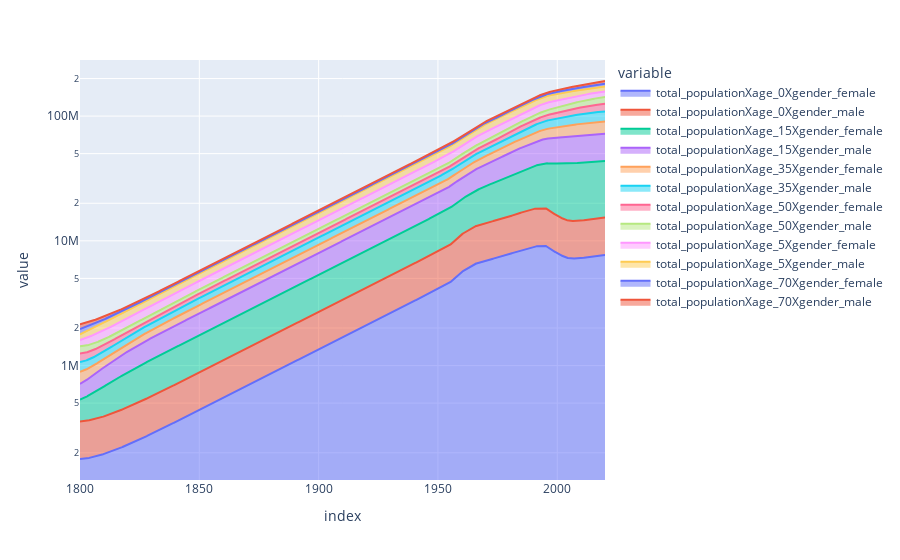

The cell this chart's notebook holds for it:
### Code cell
pop.plot.area(log_y=True)

### Figure 1 — Plotly figure (JSON) as saved in the notebook; plotly's stock layout.template omitted (floating-point values rounded to 4 significant figures; data arrays with more than 128 entries replaced by an {"elided": "..."} marker saying what was removed)
{"data": [{"fillpattern": {"shape": ""}, "hovertemplate": "variable=total_populationXage_0Xgender_female<br>index=%{x}<br>value=%{y}<extra></extra>", "legendgroup": "total_populationXage_0Xgender_female", "line": {"color": "#636efa"}, "marker": {"symbol": "circle"}, "mode": "lines", "name": "total_populationXage_0Xgender_female", "orientation": "v", "showlegend": true, "stackgroup": "1", "type": "scatter", "x": {"elided": "2201 float values"}, "xaxis": "x", "y": {"elided": "2201 float values"}, "yaxis": "y"}, {"fillpattern": {"shape": ""}, "hovertemplate": "variable=total_populationXage_0Xgender_male<br>index=%{x}<br>value=%{y}<extra></extra>", "legendgroup": "total_populationXage_0Xgender_male", "line": {"color": "#EF553B"}, "marker": {"symbol": "circle"}, "mode": "lines", "name": "total_populationXage_0Xgender_male", "orientation": "v", "showlegend": true, "stackgroup": "1", "type": "scatter", "x": {"elided": "2201 float values"}, "xaxis": "x", "y": {"elided": "2201 float values"}, "yaxis": "y"}, {"fillpattern": {"shape": ""}, "hovertemplate": "variable=total_populationXage_15Xgender_female<br>index=%{x}<br>value=%{y}<extra></extra>", "legendgroup": "total_populationXage_15Xgender_female", "line": {"color": "#00cc96"}, "marker": {"symbol": "circle"}, "mode": "lines", "name": "total_populationXage_15Xgender_female", "orientation": "v", "showlegend": true, "stackgroup": "1", "type": "scatter", "x": {"elided": "2201 float values"}, "xaxis": "x", "y": {"elided": "2201 float values"}, "yaxis": "y"}, {"fillpattern": {"shape": ""}, "hovertemplate": "variable=total_populationXage_15Xgender_male<br>index=%{x}<br>value=%{y}<extra></extra>", "legendgroup": "total_populationXage_15Xgender_male", "line": {"color": "#ab63fa"}, "marker": {"symbol": "circle"}, "mode": "lines", "name": "total_populationXage_15Xgender_male", "orientation": "v", "showlegend": true, "stackgroup": "1", "type": "scatter", "x": {"elided": "2201 float values"}, "xaxis": "x", "y": {"elided": "2201 float values"}, "yaxis": "y"}, {"fillpattern": {"shape": ""}, "hovertemplate": "variable=total_populationXage_35Xgender_female<br>index=%{x}<br>value=%{y}<extra></extra>", "legendgroup": "total_populationXage_35Xgender_female", "line": {"color": "#FFA15A"}, "marker": {"symbol": "circle"}, "mode": "lines", "name": "total_populationXage_35Xgender_female", "orientation": "v", "showlegend": true, "stackgroup": "1", "type": "scatter", "x": {"elided": "2201 float values"}, "xaxis": "x", "y": {"elided": "2201 float values"}, "yaxis": "y"}, {"fillpattern": {"shape": ""}, "hovertemplate": "variable=total_populationXage_35Xgender_male<br>index=%{x}<br>value=%{y}<extra></extra>", "legendgroup": "total_populationXage_35Xgender_male", "line": {"color": "#19d3f3"}, "marker": {"symbol": "circle"}, "mode": "lines", "name": "total_populationXage_35Xgender_male", "orientation": "v", "showlegend": true, "stackgroup": "1", "type": "scatter", "x": {"elided": "2201 float values"}, "xaxis": "x", "y": {"elided": "2201 float values"}, "yaxis": "y"}, {"fillpattern": {"shape": ""}, "hovertemplate": "variable=total_populationXage_50Xgender_female<br>index=%{x}<br>value=%{y}<extra></extra>", "legendgroup": "total_populationXage_50Xgender_female", "line": {"color": "#FF6692"}, "marker": {"symbol": "circle"}, "mode": "lines", "name": "total_populationXage_50Xgender_female", "orientation": "v", "showlegend": true, "stackgroup": "1", "type": "scatter", "x": {"elided": "2201 float values"}, "xaxis": "x", "y": {"elided": "2201 float values"}, "yaxis": "y"}, {"fillpattern": {"shape": ""}, "hovertemplate": "variable=total_populationXage_50Xgender_male<br>index=%{x}<br>value=%{y}<extra></extra>", "legendgroup": "total_populationXage_50Xgender_male", "line": {"color": "#B6E880"}, "marker": {"symbol": "circle"}, "mode": "lines", "name": "total_populationXage_50Xgender_male", "orientation": "v", "showlegend": true, "stackgroup": "1", "type": "scatter", "x": {"elided": "2201 float values"}, "xaxis": "x", "y": {"elided": "2201 float values"}, "yaxis": "y"}, {"fillpattern": {"shape": ""}, "hovertemplate": "variable=total_populationXage_5Xgender_female<br>index=%{x}<br>value=%{y}<extra></extra>", "legendgroup": "total_populationXage_5Xgender_female", "line": {"color": "#FF97FF"}, "marker": {"symbol": "circle"}, "mode": "lines", "name": "total_populationXage_5Xgender_female", "orientation": "v", "showlegend": true, "stackgroup": "1", "type": "scatter", "x": {"elided": "2201 float values"}, "xaxis": "x", "y": {"elided": "2201 float values"}, "yaxis": "y"}, {"fillpattern": {"shape": ""}, "hovertemplate": "variable=total_populationXage_5Xgender_male<br>index=%{x}<br>value=%{y}<extra></extra>", "legendgroup": "total_populationXage_5Xgender_male", "line": {"color": "#FECB52"}, "marker": {"symbol": "circle"}, "mode": "lines", "name": "total_populationXage_5Xgender_male", "orientation": "v", "showlegend": true, "stackgroup": "1", "type": "scatter", "x": {"elided": "2201 float values"}, "xaxis": "x", "y": {"elided": "2201 float values"}, "yaxis": "y"}, {"fillpattern": {"shape": ""}, "hovertemplate": "variable=total_populationXage_70Xgender_female<br>index=%{x}<br>value=%{y}<extra></extra>", "legendgroup": "total_populationXage_70Xgender_female", "line": {"color": "#636efa"}, "marker": {"symbol": "circle"}, "mode": "lines", "name": "total_populationXage_70Xgender_female", "orientation": "v", "showlegend": true, "stackgroup": "1", "type": "scatter", "x": {"elided": "2201 float values"}, "xaxis": "x", "y": {"elided": "2201 float values"}, "yaxis": "y"}, {"fillpattern": {"shape": ""}, "hovertemplate": "variable=total_populationXage_70Xgender_male<br>index=%{x}<br>value=%{y}<extra></extra>", "legendgroup": "total_populationXage_70Xgender_male", "line": {"color": "#EF553B"}, "marker": {"symbol": "circle"}, "mode": "lines", "name": "total_populationXage_70Xgender_male", "orientation": "v", "showlegend": true, "stackgroup": "1", "type": "scatter", "x": {"elided": "2201 float values"}, "xaxis": "x", "y": {"elided": "2201 float values"}, "yaxis": "y"}], "layout": {"legend": {"title": {"text": "variable"}, "tracegroupgap": 0}, "margin": {"t": 60}, "xaxis": {"anchor": "y", "domain": [0, 1], "title": {"text": "index"}}, "yaxis": {"anchor": "x", "domain": [0, 1], "title": {"text": "value"}, "type": "log"}}}
